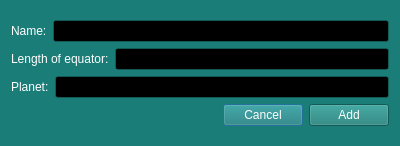
<?xml version="1.0" encoding="UTF-8"?>
<ui version="4.0">
 <class>Add_satellite</class>
 <widget class="QDialog" name="Add_satellite">
  <property name="geometry">
   <rect>
    <x>0</x>
    <y>0</y>
    <width>400</width>
    <height>146</height>
   </rect>
  </property>
  <property name="palette">
   <palette>
    <active>
     <colorrole role="WindowText">
      <brush brushstyle="SolidPattern">
       <color alpha="255">
        <red>255</red>
        <green>255</green>
        <blue>255</blue>
       </color>
      </brush>
     </colorrole>
     <colorrole role="Button">
      <brush brushstyle="SolidPattern">
       <color alpha="255">
        <red>27</red>
        <green>125</green>
        <blue>119</blue>
       </color>
      </brush>
     </colorrole>
     <colorrole role="Light">
      <brush brushstyle="SolidPattern">
       <color alpha="255">
        <red>41</red>
        <green>188</green>
        <blue>178</blue>
       </color>
      </brush>
     </colorrole>
     <colorrole role="Midlight">
      <brush brushstyle="SolidPattern">
       <color alpha="255">
        <red>34</red>
        <green>156</green>
        <blue>148</blue>
       </color>
      </brush>
     </colorrole>
     <colorrole role="Dark">
      <brush brushstyle="SolidPattern">
       <color alpha="255">
        <red>13</red>
        <green>62</green>
        <blue>59</blue>
       </color>
      </brush>
     </colorrole>
     <colorrole role="Mid">
      <brush brushstyle="SolidPattern">
       <color alpha="255">
        <red>18</red>
        <green>83</green>
        <blue>79</blue>
       </color>
      </brush>
     </colorrole>
     <colorrole role="Text">
      <brush brushstyle="SolidPattern">
       <color alpha="255">
        <red>255</red>
        <green>255</green>
        <blue>255</blue>
       </color>
      </brush>
     </colorrole>
     <colorrole role="BrightText">
      <brush brushstyle="SolidPattern">
       <color alpha="255">
        <red>255</red>
        <green>255</green>
        <blue>255</blue>
       </color>
      </brush>
     </colorrole>
     <colorrole role="ButtonText">
      <brush brushstyle="SolidPattern">
       <color alpha="255">
        <red>255</red>
        <green>255</green>
        <blue>255</blue>
       </color>
      </brush>
     </colorrole>
     <colorrole role="Base">
      <brush brushstyle="SolidPattern">
       <color alpha="255">
        <red>0</red>
        <green>0</green>
        <blue>0</blue>
       </color>
      </brush>
     </colorrole>
     <colorrole role="Window">
      <brush brushstyle="SolidPattern">
       <color alpha="255">
        <red>27</red>
        <green>125</green>
        <blue>119</blue>
       </color>
      </brush>
     </colorrole>
     <colorrole role="Shadow">
      <brush brushstyle="SolidPattern">
       <color alpha="255">
        <red>0</red>
        <green>0</green>
        <blue>0</blue>
       </color>
      </brush>
     </colorrole>
     <colorrole role="AlternateBase">
      <brush brushstyle="SolidPattern">
       <color alpha="255">
        <red>13</red>
        <green>62</green>
        <blue>59</blue>
       </color>
      </brush>
     </colorrole>
     <colorrole role="ToolTipBase">
      <brush brushstyle="SolidPattern">
       <color alpha="255">
        <red>255</red>
        <green>255</green>
        <blue>220</blue>
       </color>
      </brush>
     </colorrole>
     <colorrole role="ToolTipText">
      <brush brushstyle="SolidPattern">
       <color alpha="255">
        <red>0</red>
        <green>0</green>
        <blue>0</blue>
       </color>
      </brush>
     </colorrole>
    </active>
    <inactive>
     <colorrole role="WindowText">
      <brush brushstyle="SolidPattern">
       <color alpha="255">
        <red>255</red>
        <green>255</green>
        <blue>255</blue>
       </color>
      </brush>
     </colorrole>
     <colorrole role="Button">
      <brush brushstyle="SolidPattern">
       <color alpha="255">
        <red>27</red>
        <green>125</green>
        <blue>119</blue>
       </color>
      </brush>
     </colorrole>
     <colorrole role="Light">
      <brush brushstyle="SolidPattern">
       <color alpha="255">
        <red>41</red>
        <green>188</green>
        <blue>178</blue>
       </color>
      </brush>
     </colorrole>
     <colorrole role="Midlight">
      <brush brushstyle="SolidPattern">
       <color alpha="255">
        <red>34</red>
        <green>156</green>
        <blue>148</blue>
       </color>
      </brush>
     </colorrole>
     <colorrole role="Dark">
      <brush brushstyle="SolidPattern">
       <color alpha="255">
        <red>13</red>
        <green>62</green>
        <blue>59</blue>
       </color>
      </brush>
     </colorrole>
     <colorrole role="Mid">
      <brush brushstyle="SolidPattern">
       <color alpha="255">
        <red>18</red>
        <green>83</green>
        <blue>79</blue>
       </color>
      </brush>
     </colorrole>
     <colorrole role="Text">
      <brush brushstyle="SolidPattern">
       <color alpha="255">
        <red>255</red>
        <green>255</green>
        <blue>255</blue>
       </color>
      </brush>
     </colorrole>
     <colorrole role="BrightText">
      <brush brushstyle="SolidPattern">
       <color alpha="255">
        <red>255</red>
        <green>255</green>
        <blue>255</blue>
       </color>
      </brush>
     </colorrole>
     <colorrole role="ButtonText">
      <brush brushstyle="SolidPattern">
       <color alpha="255">
        <red>255</red>
        <green>255</green>
        <blue>255</blue>
       </color>
      </brush>
     </colorrole>
     <colorrole role="Base">
      <brush brushstyle="SolidPattern">
       <color alpha="255">
        <red>0</red>
        <green>0</green>
        <blue>0</blue>
       </color>
      </brush>
     </colorrole>
     <colorrole role="Window">
      <brush brushstyle="SolidPattern">
       <color alpha="255">
        <red>27</red>
        <green>125</green>
        <blue>119</blue>
       </color>
      </brush>
     </colorrole>
     <colorrole role="Shadow">
      <brush brushstyle="SolidPattern">
       <color alpha="255">
        <red>0</red>
        <green>0</green>
        <blue>0</blue>
       </color>
      </brush>
     </colorrole>
     <colorrole role="AlternateBase">
      <brush brushstyle="SolidPattern">
       <color alpha="255">
        <red>13</red>
        <green>62</green>
        <blue>59</blue>
       </color>
      </brush>
     </colorrole>
     <colorrole role="ToolTipBase">
      <brush brushstyle="SolidPattern">
       <color alpha="255">
        <red>255</red>
        <green>255</green>
        <blue>220</blue>
       </color>
      </brush>
     </colorrole>
     <colorrole role="ToolTipText">
      <brush brushstyle="SolidPattern">
       <color alpha="255">
        <red>0</red>
        <green>0</green>
        <blue>0</blue>
       </color>
      </brush>
     </colorrole>
    </inactive>
    <disabled>
     <colorrole role="WindowText">
      <brush brushstyle="SolidPattern">
       <color alpha="255">
        <red>13</red>
        <green>62</green>
        <blue>59</blue>
       </color>
      </brush>
     </colorrole>
     <colorrole role="Button">
      <brush brushstyle="SolidPattern">
       <color alpha="255">
        <red>27</red>
        <green>125</green>
        <blue>119</blue>
       </color>
      </brush>
     </colorrole>
     <colorrole role="Light">
      <brush brushstyle="SolidPattern">
       <color alpha="255">
        <red>41</red>
        <green>188</green>
        <blue>178</blue>
       </color>
      </brush>
     </colorrole>
     <colorrole role="Midlight">
      <brush brushstyle="SolidPattern">
       <color alpha="255">
        <red>34</red>
        <green>156</green>
        <blue>148</blue>
       </color>
      </brush>
     </colorrole>
     <colorrole role="Dark">
      <brush brushstyle="SolidPattern">
       <color alpha="255">
        <red>13</red>
        <green>62</green>
        <blue>59</blue>
       </color>
      </brush>
     </colorrole>
     <colorrole role="Mid">
      <brush brushstyle="SolidPattern">
       <color alpha="255">
        <red>18</red>
        <green>83</green>
        <blue>79</blue>
       </color>
      </brush>
     </colorrole>
     <colorrole role="Text">
      <brush brushstyle="SolidPattern">
       <color alpha="255">
        <red>13</red>
        <green>62</green>
        <blue>59</blue>
       </color>
      </brush>
     </colorrole>
     <colorrole role="BrightText">
      <brush brushstyle="SolidPattern">
       <color alpha="255">
        <red>255</red>
        <green>255</green>
        <blue>255</blue>
       </color>
      </brush>
     </colorrole>
     <colorrole role="ButtonText">
      <brush brushstyle="SolidPattern">
       <color alpha="255">
        <red>13</red>
        <green>62</green>
        <blue>59</blue>
       </color>
      </brush>
     </colorrole>
     <colorrole role="Base">
      <brush brushstyle="SolidPattern">
       <color alpha="255">
        <red>27</red>
        <green>125</green>
        <blue>119</blue>
       </color>
      </brush>
     </colorrole>
     <colorrole role="Window">
      <brush brushstyle="SolidPattern">
       <color alpha="255">
        <red>27</red>
        <green>125</green>
        <blue>119</blue>
       </color>
      </brush>
     </colorrole>
     <colorrole role="Shadow">
      <brush brushstyle="SolidPattern">
       <color alpha="255">
        <red>0</red>
        <green>0</green>
        <blue>0</blue>
       </color>
      </brush>
     </colorrole>
     <colorrole role="AlternateBase">
      <brush brushstyle="SolidPattern">
       <color alpha="255">
        <red>27</red>
        <green>125</green>
        <blue>119</blue>
       </color>
      </brush>
     </colorrole>
     <colorrole role="ToolTipBase">
      <brush brushstyle="SolidPattern">
       <color alpha="255">
        <red>255</red>
        <green>255</green>
        <blue>220</blue>
       </color>
      </brush>
     </colorrole>
     <colorrole role="ToolTipText">
      <brush brushstyle="SolidPattern">
       <color alpha="255">
        <red>0</red>
        <green>0</green>
        <blue>0</blue>
       </color>
      </brush>
     </colorrole>
    </disabled>
   </palette>
  </property>
  <property name="windowTitle">
   <string>Dialog</string>
  </property>
  <layout class="QGridLayout" name="gridLayout">
   <item row="0" column="0">
    <layout class="QVBoxLayout" name="verticalLayout">
     <item>
      <layout class="QHBoxLayout" name="horizontalLayout_2">
       <item>
        <widget class="QLabel" name="label">
         <property name="text">
          <string>Name:</string>
         </property>
        </widget>
       </item>
       <item>
        <widget class="QLineEdit" name="name"/>
       </item>
      </layout>
     </item>
     <item>
      <layout class="QHBoxLayout" name="horizontalLayout_3">
       <item>
        <widget class="QLabel" name="label_2">
         <property name="text">
          <string>Length of equator:</string>
         </property>
        </widget>
       </item>
       <item>
        <widget class="QLineEdit" name="length_of_equator"/>
       </item>
      </layout>
     </item>
     <item>
      <layout class="QHBoxLayout" name="horizontalLayout_4">
       <item>
        <widget class="QLabel" name="label_3">
         <property name="text">
          <string>Planet:</string>
         </property>
        </widget>
       </item>
       <item>
        <widget class="QLineEdit" name="planet"/>
       </item>
      </layout>
     </item>
     <item>
      <layout class="QHBoxLayout" name="horizontalLayout">
       <item>
        <spacer name="horizontalSpacer">
         <property name="orientation">
          <enum>Qt::Horizontal</enum>
         </property>
         <property name="sizeHint" stdset="0">
          <size>
           <width>40</width>
           <height>20</height>
          </size>
         </property>
        </spacer>
       </item>
       <item>
        <widget class="QPushButton" name="cancel">
         <property name="text">
          <string>Cancel</string>
         </property>
        </widget>
       </item>
       <item>
        <widget class="QPushButton" name="add">
         <property name="text">
          <string>Add</string>
         </property>
        </widget>
       </item>
      </layout>
     </item>
    </layout>
   </item>
  </layout>
 </widget>
 <resources/>
 <connections/>
</ui>
